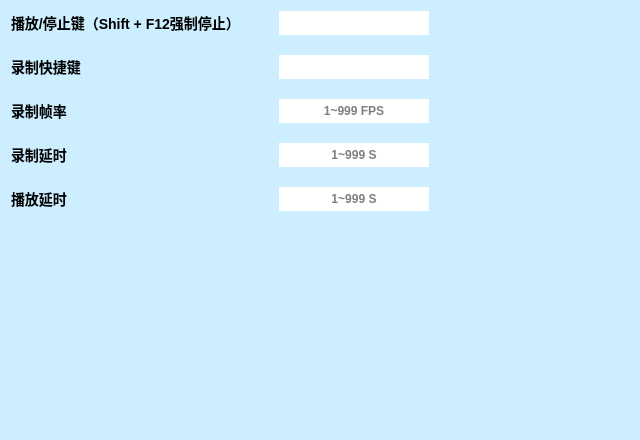
<?xml version="1.0" encoding="UTF-8"?>
<ui version="4.0">
 <class>SettingsUiClass</class>
 <widget class="QWidget" name="SettingsUiClass">
  <property name="geometry">
   <rect>
    <x>0</x>
    <y>0</y>
    <width>640</width>
    <height>440</height>
   </rect>
  </property>
  <property name="minimumSize">
   <size>
    <width>640</width>
    <height>440</height>
   </size>
  </property>
  <property name="maximumSize">
   <size>
    <width>640</width>
    <height>440</height>
   </size>
  </property>
  <property name="windowTitle">
   <string>Form</string>
  </property>
  <property name="styleSheet">
   <string notr="true">*{font-family:&quot;Microsoft YaHei UI&quot;;font-size:14px;}
#SettingsUiClass{background-color:#CEF;}

QCheckBox::indicator{background-color:#FFF;width:20px;height:20px;}
QCheckBox::indicator:checked{background-color:#888;}

QLineEdit{background-color:white;border:none;font-size:12px;}</string>
  </property>
  <layout class="QVBoxLayout" name="verticalLayout_2">
   <item>
    <layout class="QVBoxLayout" name="verticalLayout">
     <property name="spacing">
      <number>20</number>
     </property>
     <property name="leftMargin">
      <number>0</number>
     </property>
     <property name="rightMargin">
      <number>200</number>
     </property>
     <item>
      <layout class="QHBoxLayout" name="horizontalLayout_2">
       <item>
        <widget class="QLabel" name="lbKey">
         <property name="sizePolicy">
          <sizepolicy hsizetype="MinimumExpanding" vsizetype="Fixed">
           <horstretch>0</horstretch>
           <verstretch>0</verstretch>
          </sizepolicy>
         </property>
         <property name="font">
          <font>
           <family>Microsoft YaHei UI</family>
           <pointsize>-1</pointsize>
           <weight>75</weight>
           <bold>true</bold>
          </font>
         </property>
         <property name="toolTip">
          <string/>
         </property>
         <property name="text">
          <string>播放/停止键（Shift + F12强制停止）</string>
         </property>
        </widget>
       </item>
       <item>
        <widget class="QKeyEdit" name="hkKey" native="true">
         <property name="sizePolicy">
          <sizepolicy hsizetype="Maximum" vsizetype="Fixed">
           <horstretch>0</horstretch>
           <verstretch>0</verstretch>
          </sizepolicy>
         </property>
         <property name="minimumSize">
          <size>
           <width>150</width>
           <height>24</height>
          </size>
         </property>
         <property name="maximumSize">
          <size>
           <width>16777215</width>
           <height>24</height>
          </size>
         </property>
         <property name="font">
          <font>
           <family>Microsoft YaHei UI</family>
           <pointsize>-1</pointsize>
           <weight>75</weight>
           <bold>true</bold>
          </font>
         </property>
         <property name="styleSheet">
          <string notr="true">background-color:white;font-size:12px;</string>
         </property>
        </widget>
       </item>
      </layout>
     </item>
     <item>
      <layout class="QHBoxLayout" name="horizontalLayout_7">
       <item>
        <widget class="QLabel" name="lbRec">
         <property name="sizePolicy">
          <sizepolicy hsizetype="MinimumExpanding" vsizetype="Fixed">
           <horstretch>0</horstretch>
           <verstretch>0</verstretch>
          </sizepolicy>
         </property>
         <property name="font">
          <font>
           <family>Microsoft YaHei UI</family>
           <pointsize>-1</pointsize>
           <weight>75</weight>
           <bold>true</bold>
          </font>
         </property>
         <property name="toolTip">
          <string/>
         </property>
         <property name="text">
          <string>录制快捷键</string>
         </property>
        </widget>
       </item>
       <item>
        <widget class="QKeyEdit" name="hkRec" native="true">
         <property name="sizePolicy">
          <sizepolicy hsizetype="Maximum" vsizetype="Fixed">
           <horstretch>0</horstretch>
           <verstretch>0</verstretch>
          </sizepolicy>
         </property>
         <property name="minimumSize">
          <size>
           <width>150</width>
           <height>24</height>
          </size>
         </property>
         <property name="maximumSize">
          <size>
           <width>16777215</width>
           <height>24</height>
          </size>
         </property>
         <property name="font">
          <font>
           <family>Microsoft YaHei UI</family>
           <pointsize>-1</pointsize>
           <weight>75</weight>
           <bold>true</bold>
          </font>
         </property>
         <property name="styleSheet">
          <string notr="true">background-color:white;font-size:12px;</string>
         </property>
        </widget>
       </item>
      </layout>
     </item>
     <item>
      <layout class="QHBoxLayout" name="horizontalLayout_10">
       <item>
        <widget class="QLabel" name="lbFps">
         <property name="sizePolicy">
          <sizepolicy hsizetype="MinimumExpanding" vsizetype="Fixed">
           <horstretch>0</horstretch>
           <verstretch>0</verstretch>
          </sizepolicy>
         </property>
         <property name="font">
          <font>
           <family>Microsoft YaHei UI</family>
           <pointsize>-1</pointsize>
           <weight>75</weight>
           <bold>true</bold>
          </font>
         </property>
         <property name="toolTip">
          <string/>
         </property>
         <property name="text">
          <string>录制帧率</string>
         </property>
        </widget>
       </item>
       <item>
        <widget class="QLineEdit" name="etFps">
         <property name="sizePolicy">
          <sizepolicy hsizetype="Preferred" vsizetype="Fixed">
           <horstretch>0</horstretch>
           <verstretch>0</verstretch>
          </sizepolicy>
         </property>
         <property name="minimumSize">
          <size>
           <width>150</width>
           <height>24</height>
          </size>
         </property>
         <property name="font">
          <font>
           <family>Microsoft YaHei UI</family>
           <pointsize>-1</pointsize>
           <weight>75</weight>
           <bold>true</bold>
          </font>
         </property>
         <property name="focusPolicy">
          <enum>Qt::ClickFocus</enum>
         </property>
         <property name="text">
          <string/>
         </property>
         <property name="alignment">
          <set>Qt::AlignCenter</set>
         </property>
         <property name="readOnly">
          <bool>false</bool>
         </property>
         <property name="placeholderText">
          <string>1~999 FPS</string>
         </property>
        </widget>
       </item>
      </layout>
     </item>
     <item>
      <layout class="QHBoxLayout" name="horizontalLayout_12">
       <item>
        <widget class="QLabel" name="lbRecDelay">
         <property name="sizePolicy">
          <sizepolicy hsizetype="MinimumExpanding" vsizetype="Fixed">
           <horstretch>0</horstretch>
           <verstretch>0</verstretch>
          </sizepolicy>
         </property>
         <property name="font">
          <font>
           <family>Microsoft YaHei UI</family>
           <pointsize>-1</pointsize>
           <weight>75</weight>
           <bold>true</bold>
          </font>
         </property>
         <property name="toolTip">
          <string/>
         </property>
         <property name="text">
          <string>录制延时</string>
         </property>
        </widget>
       </item>
       <item>
        <widget class="QLineEdit" name="etRecDelay">
         <property name="sizePolicy">
          <sizepolicy hsizetype="Preferred" vsizetype="Fixed">
           <horstretch>0</horstretch>
           <verstretch>0</verstretch>
          </sizepolicy>
         </property>
         <property name="minimumSize">
          <size>
           <width>150</width>
           <height>24</height>
          </size>
         </property>
         <property name="font">
          <font>
           <family>Microsoft YaHei UI</family>
           <pointsize>-1</pointsize>
           <weight>75</weight>
           <bold>true</bold>
          </font>
         </property>
         <property name="focusPolicy">
          <enum>Qt::ClickFocus</enum>
         </property>
         <property name="text">
          <string/>
         </property>
         <property name="alignment">
          <set>Qt::AlignCenter</set>
         </property>
         <property name="readOnly">
          <bool>false</bool>
         </property>
         <property name="placeholderText">
          <string>1~999 S</string>
         </property>
        </widget>
       </item>
      </layout>
     </item>
     <item>
      <layout class="QHBoxLayout" name="horizontalLayout_11">
       <item>
        <widget class="QLabel" name="lbPlayDelay">
         <property name="sizePolicy">
          <sizepolicy hsizetype="MinimumExpanding" vsizetype="Fixed">
           <horstretch>0</horstretch>
           <verstretch>0</verstretch>
          </sizepolicy>
         </property>
         <property name="font">
          <font>
           <family>Microsoft YaHei UI</family>
           <pointsize>-1</pointsize>
           <weight>75</weight>
           <bold>true</bold>
          </font>
         </property>
         <property name="toolTip">
          <string/>
         </property>
         <property name="text">
          <string>播放延时</string>
         </property>
        </widget>
       </item>
       <item>
        <widget class="QLineEdit" name="etPlayDelay">
         <property name="sizePolicy">
          <sizepolicy hsizetype="Preferred" vsizetype="Fixed">
           <horstretch>0</horstretch>
           <verstretch>0</verstretch>
          </sizepolicy>
         </property>
         <property name="minimumSize">
          <size>
           <width>150</width>
           <height>24</height>
          </size>
         </property>
         <property name="font">
          <font>
           <family>Microsoft YaHei UI</family>
           <pointsize>-1</pointsize>
           <weight>75</weight>
           <bold>true</bold>
          </font>
         </property>
         <property name="focusPolicy">
          <enum>Qt::ClickFocus</enum>
         </property>
         <property name="text">
          <string/>
         </property>
         <property name="alignment">
          <set>Qt::AlignCenter</set>
         </property>
         <property name="readOnly">
          <bool>false</bool>
         </property>
         <property name="placeholderText">
          <string>1~999 S</string>
         </property>
        </widget>
       </item>
      </layout>
     </item>
     <item>
      <spacer name="verticalSpacer">
       <property name="orientation">
        <enum>Qt::Vertical</enum>
       </property>
       <property name="sizeType">
        <enum>QSizePolicy::Expanding</enum>
       </property>
       <property name="sizeHint" stdset="0">
        <size>
         <width>0</width>
         <height>0</height>
        </size>
       </property>
      </spacer>
     </item>
    </layout>
   </item>
  </layout>
 </widget>
 <customwidgets>
  <customwidget>
   <class>QKeyEdit</class>
   <extends>QWidget</extends>
   <header>QKeyEdit.h</header>
  </customwidget>
 </customwidgets>
 <resources/>
 <connections/>
</ui>
